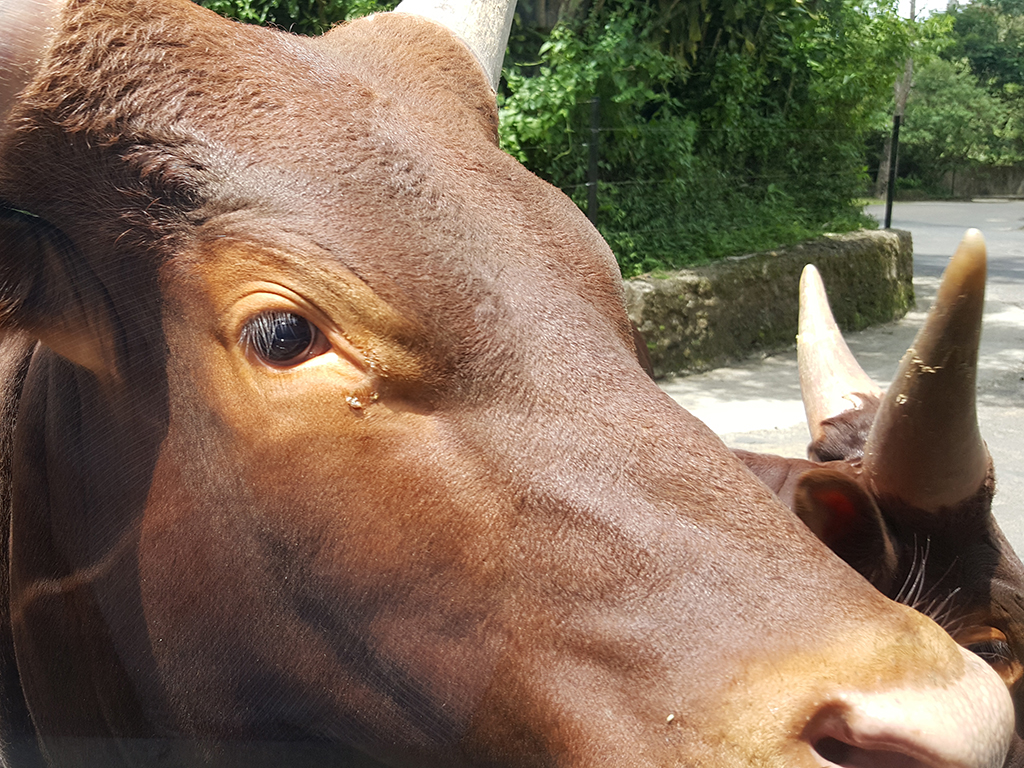
#> input picture images/ani1.jpg, 1024 x 768 px
$ python equalize_histogram.py --image ../images/ani1.jpg
#> lines starting #> are read from the running program, lines starting #| are printed output that depends on the picture
# 필요한 패키지를 import함
from __future__ import print_function
import argparse
import cv2
import numpy as np
from matplotlib import pyplot as plt

def histogram(img):

	# 그레이레벨 히스토그램 계산
	hist = cv2.calcHist([img], [0], None, [256], [0, 256])

	# 누적 히스토그램 생성
	cdf = hist.cumsum()
	# 빈도를 0 ~ 1사이로 정규화
	cdf = cdf * float(max(hist)) / max(cdf)

	# 결과 히스토그램 반환
	return hist, cdf

if __name__ == "__main__" :
	# 명령행 인자 처리
	ap = argparse.ArgumentParser()
	ap.add_argument('-i', '--image', required = True, \
			help = 'Path to the input image')
	ap.add_argument('-t', '--type', type = int, \
			default = 1,
			help = 'type of histogram equalize(1: original, 2: CLAHE)')
	args = vars(ap.parse_args())

	filename = args['image']
	type = args['type']

	# OpenCV를 사용하여 영상 데이터 로딩
	image = cv2.imread(filename)
#> image is the input picture: shape (768, 1024, 3); mean B, G, R 87.3, 107.5, 128.3

	# 그레이스케일 영상으로 변환
	image = cv2.cvtColor(image, cv2.COLOR_BGR2GRAY)
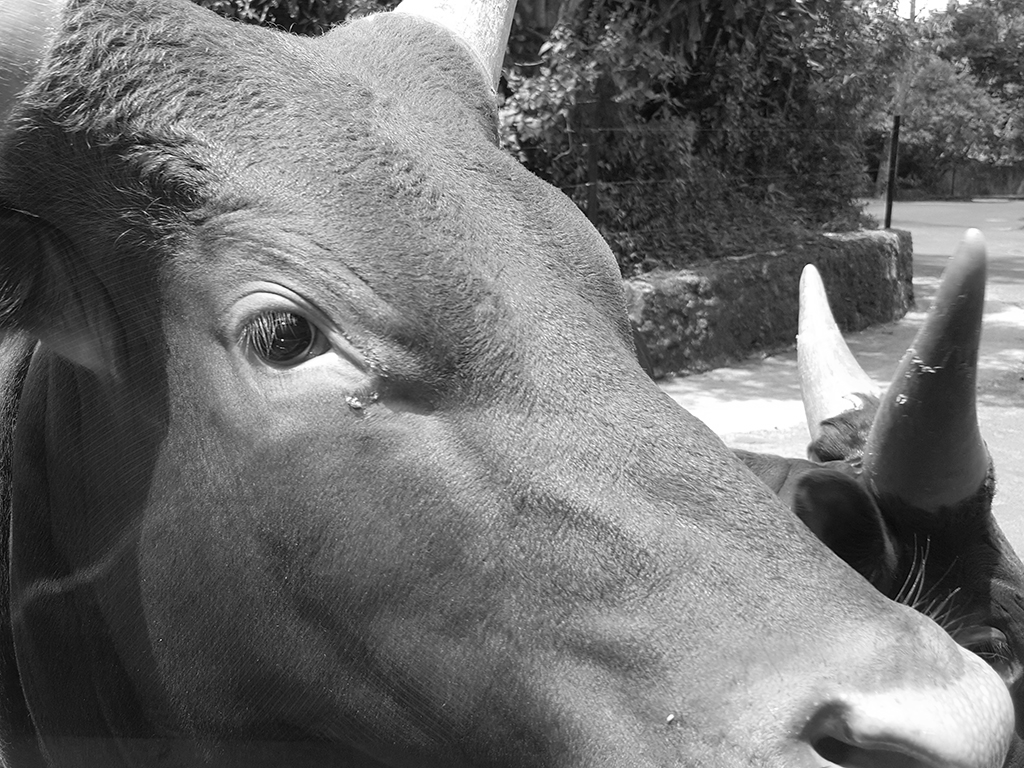
#> image: shape (768, 1024); min 0, max 255, mean 111.4

	# 원본 영상에 대한 히스토그램 계산
	hist1, cdf1 = histogram(image)
#> in histogram, `hist = cv2.calcHist([img], [0], None, [256], [0, 256])`: hist = 256 values, max 7944 at index 39, min 11 at index 0, mean 3072
#> in histogram, `cdf = hist.cumsum()`: cdf = 256 values from 11 to 786432
#> in histogram, `cdf = cdf * float(max(hist)) / max(cdf)`: cdf = 256 values from 0.111 to 7944
#> hist1 has the same summary as hist in histogram; cdf1 = 256 values from 0.111 to 7944

	# 원본 영상에 대한 히스토그램 출력
	plt.subplot(2, 2, 1), plt.imshow(image, 'gray')
	plt.title('image'), plt.xticks([]), plt.yticks([])
	plt.subplot(2, 2, 2)
	plt.plot(hist1, color='k')
	plt.plot(cdf1, color='r')
	plt.title('histogram'), plt.xlim([0,256])

	# 히스토그램 균일화 수행
	if type == 1:
		equalize = cv2.equalizeHist(image)
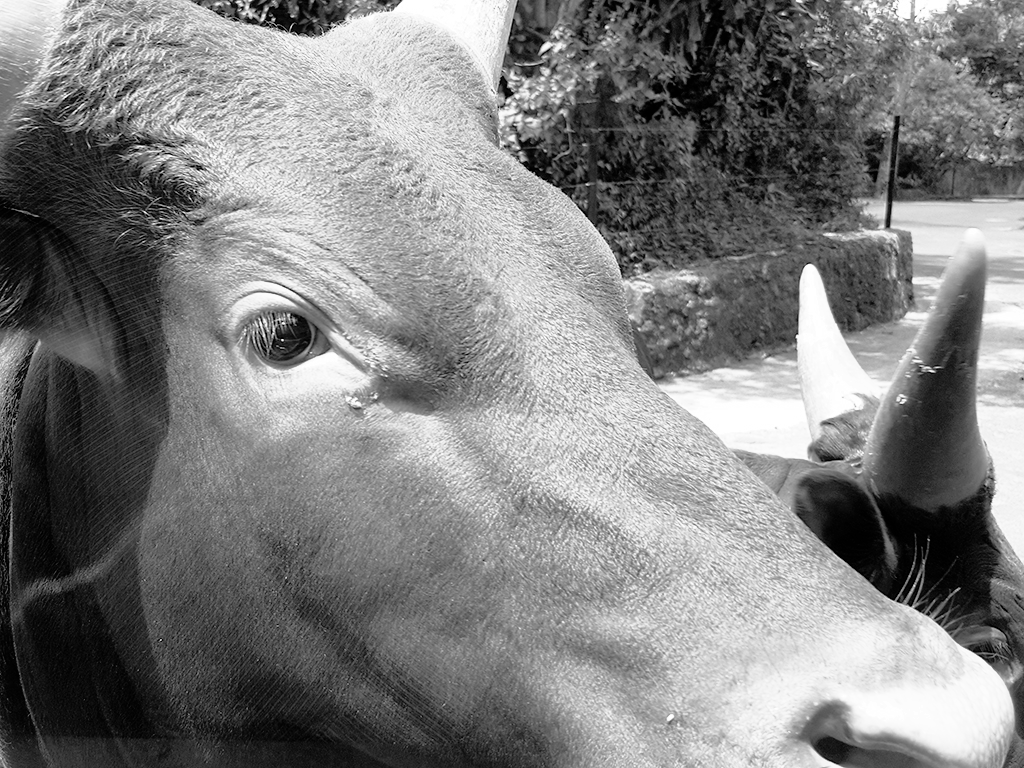
#> equalize: shape (768, 1024); min 0, max 255, mean 128.1
	elif type == 2:
		clahe = cv2.createCLAHE(clipLimit=3.0, tileGridSize=(8,8))
		equalize = clahe.apply(image)

	# 히스토그램 균일화 영상에 대한 히스토그램 계산
	hist2, cdf2 = histogram(equalize)
#> hist2 = 256 values, max 7944 at index 35, min 0 at index 7, mean 3072; cdf2 = 256 values from 11.86 to 7944

	# 히스토그램 균일화 영상에 대한 히스토그램 출력
	plt.subplot(2, 2, 3), plt.imshow(equalize, 'gray')
	plt.title('image'), plt.xticks([]), plt.yticks([])
	plt.subplot(2, 2, 4)
	plt.plot(hist2, color='k')
	plt.plot(cdf2, color='r')
	plt.title('histogram'), plt.xlim([0,256])
	plt.show()
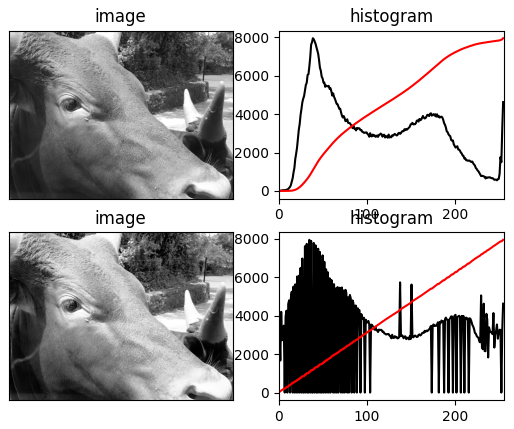
#> figure drawn by matplotlib, 4 panels; panel 2: curve peaks at x = 39, y = 7944; panel 2: curve peaks at x = 255, y = 7944; panel 4: curve peaks at x = 35, y = 7944; panel 4: curve peaks at x = 255, y = 7944

	#cv2.imwrite('equalize.jpg', equalize)

$ run again, on images/ani3.jpg
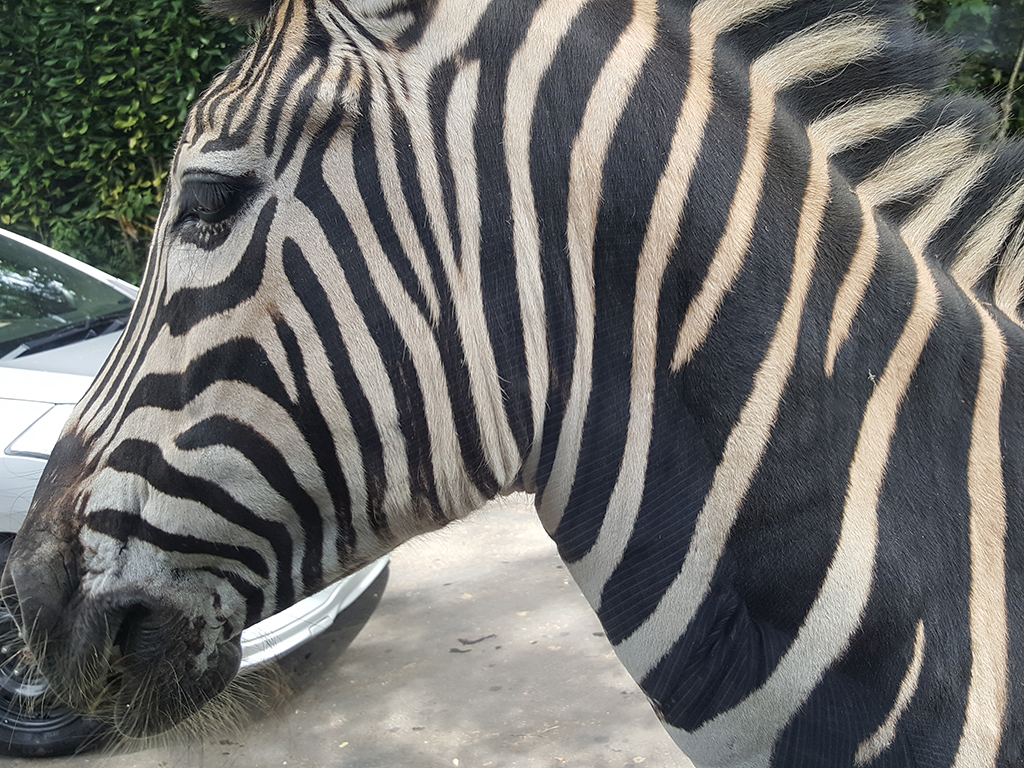
#> input picture images/ani3.jpg, 1024 x 768 px
#> image is the input picture: shape (768, 1024, 3); mean B, G, R 108.6, 111.4, 111.8
#> image: shape (768, 1024)
#> hist = 256 values, max 8112 at index 40, min 39 at index 4, mean 3072
#> in histogram, `cdf = hist.cumsum()`: cdf = 256 values from 84 to 786432
#> in histogram, `cdf = cdf * float(max(hist)) / max(cdf)`: cdf = 256 values from 0.866 to 8112
#> hist1 has the same summary as hist in histogram
#> `equalize = cv2.equalizeHist(image)`:
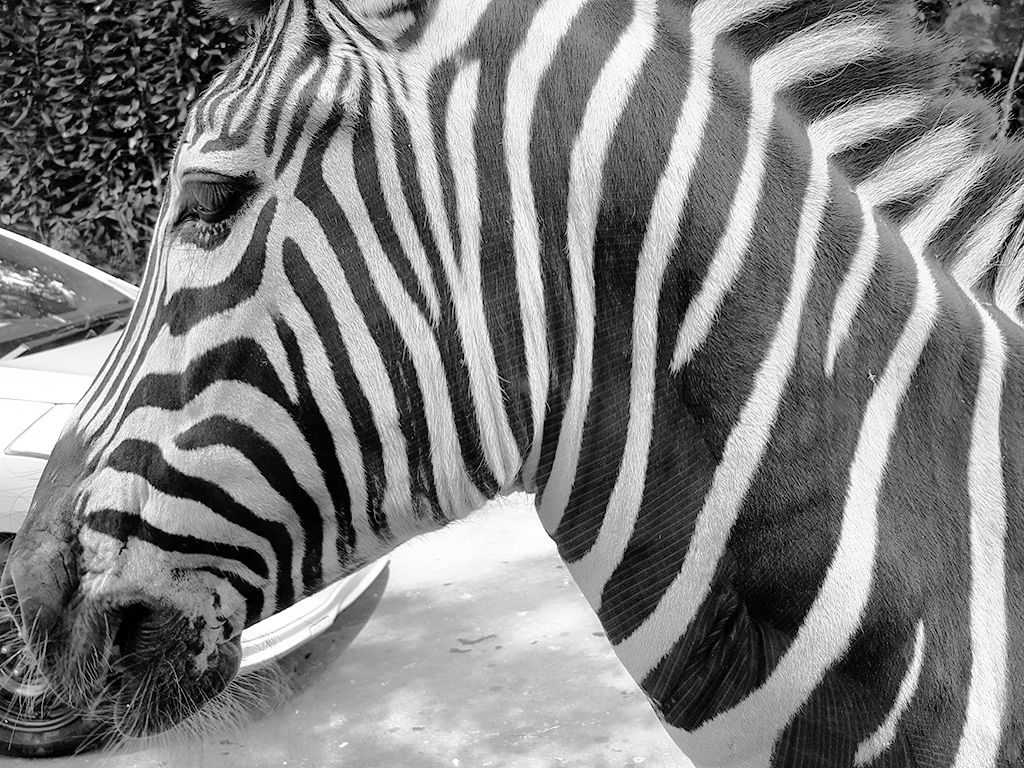
#> equalize: shape (768, 1024); min 0, max 255, mean 128.2
#> hist2 = 256 values, max 8112 at index 35, min 0 at index 12, mean 3072; cdf2 = 256 values from 16.2 to 8112
#> `plt.show()`:
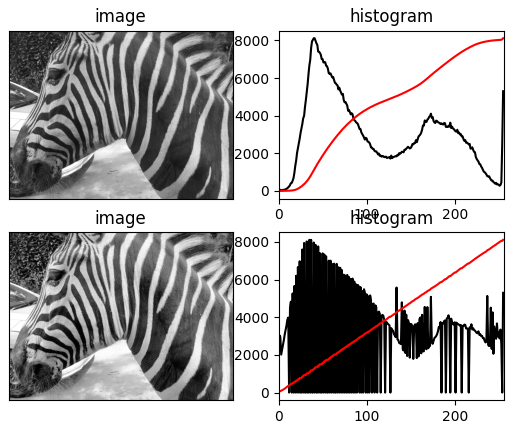
#> figure drawn by matplotlib, 4 panels; panel 2: curve peaks at x = 40, y = 8112; panel 2: curve peaks at x = 255, y = 8112; panel 4: curve peaks at x = 35, y = 8112; panel 4: curve peaks at x = 255, y = 8112

$ run again, on images/cable_roi1.jpg
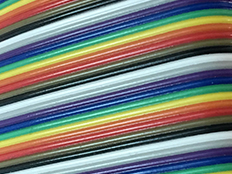
#> input picture images/cable_roi1.jpg, 232 x 174 px
#> image is the input picture: shape (174, 232, 3); mean B, G, R 119.7, 125.1, 120.9
#> `image = cv2.cvtColor(image, cv2.COLOR_BGR2GRAY)`:
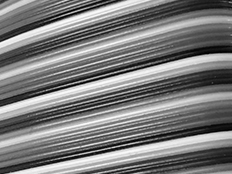
#> image: shape (174, 232); min 0, max 253, mean 123.2
#> hist = 256 values, max 304 at index 112, min 0 at index 252, mean 157.7
#> in histogram, `cdf = hist.cumsum()`: cdf = 256 values from 47 to 40368
#> in histogram, `cdf = cdf * float(max(hist)) / max(cdf)`: cdf = 256 values from 0.354 to 304
#> hist1 has the same summary as hist in histogram
#> hist2 = 256 values, max 304 at index 119, min 0 at index 23, mean 157.7; cdf2 = 256 values from 0.881 to 304
#> `plt.show()`:
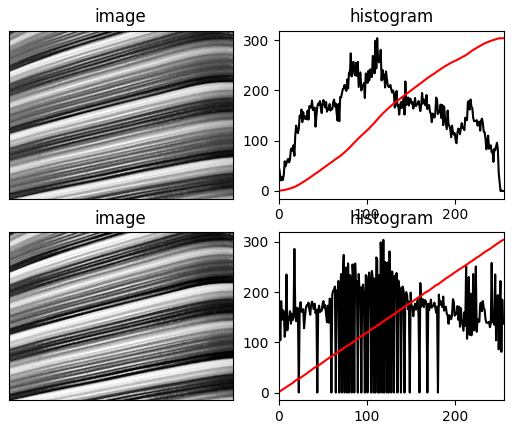
#> figure drawn by matplotlib, 4 panels; panel 2: curve peaks at x = 112, y = 304; panel 2: curve peaks at x = 253, y = 304; panel 4: curve peaks at x = 119, y = 304; panel 4: curve peaks at x = 255, y = 304

$ run again, on images/cable_roi2.jpg
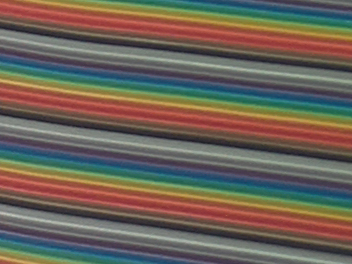
#> input picture images/cable_roi2.jpg, 352 x 264 px
#> image is the input picture: shape (264, 352, 3); mean B, G, R 87.8, 98.6, 108.5
#> image: shape (264, 352)
#> hist = 256 values, max 1676 at index 94, min 0 at index 0, mean 363
#> in histogram, `cdf = hist.cumsum()`: cdf = 256 values from 0 to 92928
#> in histogram, `cdf = cdf * float(max(hist)) / max(cdf)`: cdf = 256 values from 0 to 1676
#> hist1 has the same summary as hist in histogram
#> `equalize = cv2.equalizeHist(image)`:
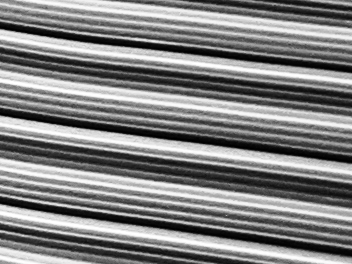
#> equalize: shape (264, 352); min 0, max 255, mean 128.8
#> hist2 = 256 values, max 1676 at index 113, min 0 at index 18, mean 363; cdf2 = 256 values from 2.78 to 1676
#> `plt.show()`:
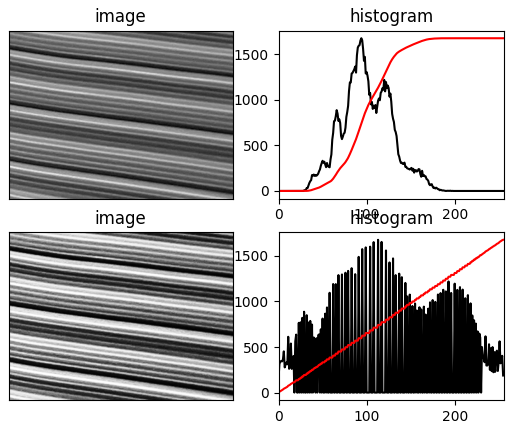
#> figure drawn by matplotlib, 4 panels; panel 2: curve peaks at x = 94, y = 1676; panel 2: curve peaks at x = 197, y = 1676; panel 4: curve peaks at x = 113, y = 1676; panel 4: curve peaks at x = 255, y = 1676
